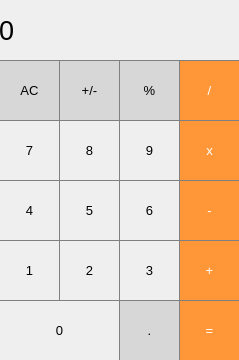
<?xml version="1.0" encoding="UTF-8"?>
<ui version="4.0">
 <class>MainWindow</class>
 <widget class="QMainWindow" name="MainWindow">
  <property name="windowModality">
   <enum>Qt::NonModal</enum>
  </property>
  <property name="enabled">
   <bool>true</bool>
  </property>
  <property name="geometry">
   <rect>
    <x>0</x>
    <y>0</y>
    <width>239</width>
    <height>360</height>
   </rect>
  </property>
  <property name="minimumSize">
   <size>
    <width>239</width>
    <height>360</height>
   </size>
  </property>
  <property name="maximumSize">
   <size>
    <width>239</width>
    <height>360</height>
   </size>
  </property>
  <property name="windowTitle">
   <string>Calculater</string>
  </property>
  <property name="toolTip">
   <string/>
  </property>
  <property name="iconSize">
   <size>
    <width>256</width>
    <height>256</height>
   </size>
  </property>
  <property name="animated">
   <bool>true</bool>
  </property>
  <property name="documentMode">
   <bool>false</bool>
  </property>
  <property name="dockNestingEnabled">
   <bool>false</bool>
  </property>
  <widget class="QWidget" name="centralwidget">
   <widget class="QLabel" name="result_show">
    <property name="geometry">
     <rect>
      <x>-1</x>
      <y>0</y>
      <width>241</width>
      <height>61</height>
     </rect>
    </property>
    <property name="font">
     <font>
      <pointsize>20</pointsize>
     </font>
    </property>
    <property name="styleSheet">
     <string notr="true">QLabel {
	qproperty-alignment: 'AlignVCenter | AlignRight';
	border: 1px solid gray;
}

background-color: white;</string>
    </property>
    <property name="text">
     <string>0</string>
    </property>
   </widget>
   <widget class="QPushButton" name="pushButton_ac">
    <property name="geometry">
     <rect>
      <x>-1</x>
      <y>60</y>
      <width>61</width>
      <height>61</height>
     </rect>
    </property>
    <property name="font">
     <font>
      <pointsize>10</pointsize>
     </font>
    </property>
    <property name="styleSheet">
     <string notr="true">QPushButton {
	background-color: rgb(215, 215, 215);
	border: 1px solid gray;
}

QPushButton:pressed {
	background-color: qlineargradient(x1: 0, y1: 0, x2: 0, y2: 1,
										stop: 0 #bebebe, stop: 1 #d7d7d7);
}</string>
    </property>
    <property name="text">
     <string>AC</string>
    </property>
   </widget>
   <widget class="QPushButton" name="pushButton_persent">
    <property name="geometry">
     <rect>
      <x>119</x>
      <y>60</y>
      <width>61</width>
      <height>61</height>
     </rect>
    </property>
    <property name="font">
     <font>
      <pointsize>10</pointsize>
     </font>
    </property>
    <property name="styleSheet">
     <string notr="true">QPushButton {
	background-color: rgb(215, 215, 215);
	border: 1px solid gray;
}

QPushButton:pressed {
	background-color: qlineargradient(x1: 0, y1: 0, x2: 0, y2: 1,
										stop: 0 #bebebe, stop: 1 #d7d7d7);
}</string>
    </property>
    <property name="text">
     <string>%</string>
    </property>
   </widget>
   <widget class="QPushButton" name="pushButton_plus_minus">
    <property name="geometry">
     <rect>
      <x>59</x>
      <y>60</y>
      <width>61</width>
      <height>61</height>
     </rect>
    </property>
    <property name="font">
     <font>
      <pointsize>10</pointsize>
     </font>
    </property>
    <property name="styleSheet">
     <string notr="true">QPushButton {
	background-color: rgb(215, 215, 215);
	border: 1px solid gray;
}

QPushButton:pressed {
	background-color: qlineargradient(x1: 0, y1: 0, x2: 0, y2: 1,
										stop: 0 #bebebe, stop: 1 #d7d7d7);
}</string>
    </property>
    <property name="text">
     <string>+/-</string>
    </property>
   </widget>
   <widget class="QPushButton" name="pushButton_devide">
    <property name="geometry">
     <rect>
      <x>179</x>
      <y>60</y>
      <width>61</width>
      <height>61</height>
     </rect>
    </property>
    <property name="font">
     <font>
      <pointsize>10</pointsize>
     </font>
    </property>
    <property name="styleSheet">
     <string notr="true">QPushButton {
	background-color: rgb(255, 151, 57);
	color: white;
	border: 1px solid gray;
}

QPushButton:pressed {
	background-color: qlineargradient(x1: 0, y1: 0, x2: 0, y2: 1,
										stop: 0 #ff7832, stop: 1 #ff9739);
}</string>
    </property>
    <property name="text">
     <string>/</string>
    </property>
   </widget>
   <widget class="QPushButton" name="pushButton_multiply">
    <property name="geometry">
     <rect>
      <x>179</x>
      <y>120</y>
      <width>61</width>
      <height>61</height>
     </rect>
    </property>
    <property name="font">
     <font>
      <pointsize>10</pointsize>
     </font>
    </property>
    <property name="styleSheet">
     <string notr="true">QPushButton {
	background-color: rgb(255, 151, 57);
	color: white;
	border: 1px solid gray;
}

QPushButton:pressed {
	background-color: qlineargradient(x1: 0, y1: 0, x2: 0, y2: 1,
										stop: 0 #ff7832, stop: 1 #ff9739);
}</string>
    </property>
    <property name="text">
     <string>x</string>
    </property>
   </widget>
   <widget class="QPushButton" name="pushButton_7">
    <property name="geometry">
     <rect>
      <x>-1</x>
      <y>120</y>
      <width>61</width>
      <height>61</height>
     </rect>
    </property>
    <property name="font">
     <font>
      <pointsize>10</pointsize>
     </font>
    </property>
    <property name="styleSheet">
     <string notr="true">QPushButton {
	border: 1px solid gray;
}

QPushButton:pressed {
	background-color: qlineargradient(x1: 0, y1: 0, x2: 0, y2: 1,
									stop: 0 #dadbde, stop: 1 #f6f7fa);
}</string>
    </property>
    <property name="text">
     <string>7</string>
    </property>
   </widget>
   <widget class="QPushButton" name="pushButton_9">
    <property name="geometry">
     <rect>
      <x>119</x>
      <y>120</y>
      <width>61</width>
      <height>61</height>
     </rect>
    </property>
    <property name="font">
     <font>
      <pointsize>10</pointsize>
     </font>
    </property>
    <property name="styleSheet">
     <string notr="true">QPushButton {
	border: 1px solid gray;
}

QPushButton:pressed {
	background-color: qlineargradient(x1: 0, y1: 0, x2: 0, y2: 1,
									stop: 0 #dadbde, stop: 1 #f6f7fa);
}</string>
    </property>
    <property name="text">
     <string>9</string>
    </property>
   </widget>
   <widget class="QPushButton" name="pushButton_8">
    <property name="geometry">
     <rect>
      <x>59</x>
      <y>120</y>
      <width>61</width>
      <height>61</height>
     </rect>
    </property>
    <property name="font">
     <font>
      <pointsize>10</pointsize>
     </font>
    </property>
    <property name="styleSheet">
     <string notr="true">QPushButton {
	border: 1px solid gray;
}

QPushButton:pressed {
	background-color: qlineargradient(x1: 0, y1: 0, x2: 0, y2: 1,
									stop: 0 #dadbde, stop: 1 #f6f7fa);
}</string>
    </property>
    <property name="text">
     <string>8</string>
    </property>
   </widget>
   <widget class="QPushButton" name="pushButton_minus">
    <property name="geometry">
     <rect>
      <x>179</x>
      <y>180</y>
      <width>61</width>
      <height>61</height>
     </rect>
    </property>
    <property name="font">
     <font>
      <pointsize>10</pointsize>
     </font>
    </property>
    <property name="styleSheet">
     <string notr="true">QPushButton {
	background-color: rgb(255, 151, 57);
	color: white;
	border: 1px solid gray;
}

QPushButton:pressed {
	background-color: qlineargradient(x1: 0, y1: 0, x2: 0, y2: 1,
										stop: 0 #ff7832, stop: 1 #ff9739);
}</string>
    </property>
    <property name="text">
     <string>-</string>
    </property>
   </widget>
   <widget class="QPushButton" name="pushButton_4">
    <property name="geometry">
     <rect>
      <x>-1</x>
      <y>180</y>
      <width>61</width>
      <height>61</height>
     </rect>
    </property>
    <property name="font">
     <font>
      <pointsize>10</pointsize>
     </font>
    </property>
    <property name="styleSheet">
     <string notr="true">QPushButton {
	border: 1px solid gray;
}

QPushButton:pressed {
	background-color: qlineargradient(x1: 0, y1: 0, x2: 0, y2: 1,
									stop: 0 #dadbde, stop: 1 #f6f7fa);
}</string>
    </property>
    <property name="text">
     <string>4</string>
    </property>
   </widget>
   <widget class="QPushButton" name="pushButton_6">
    <property name="geometry">
     <rect>
      <x>119</x>
      <y>180</y>
      <width>61</width>
      <height>61</height>
     </rect>
    </property>
    <property name="font">
     <font>
      <pointsize>10</pointsize>
     </font>
    </property>
    <property name="styleSheet">
     <string notr="true">QPushButton {
	border: 1px solid gray;
}

QPushButton:pressed {
	background-color: qlineargradient(x1: 0, y1: 0, x2: 0, y2: 1,
									stop: 0 #dadbde, stop: 1 #f6f7fa);
}</string>
    </property>
    <property name="text">
     <string>6</string>
    </property>
   </widget>
   <widget class="QPushButton" name="pushButton_5">
    <property name="geometry">
     <rect>
      <x>59</x>
      <y>180</y>
      <width>61</width>
      <height>61</height>
     </rect>
    </property>
    <property name="font">
     <font>
      <pointsize>10</pointsize>
     </font>
    </property>
    <property name="styleSheet">
     <string notr="true">QPushButton {
	border: 1px solid gray;
}

QPushButton:pressed {
	background-color: qlineargradient(x1: 0, y1: 0, x2: 0, y2: 1,
									stop: 0 #dadbde, stop: 1 #f6f7fa);
}</string>
    </property>
    <property name="text">
     <string>5</string>
    </property>
   </widget>
   <widget class="QPushButton" name="pushButton_plus">
    <property name="geometry">
     <rect>
      <x>179</x>
      <y>240</y>
      <width>61</width>
      <height>61</height>
     </rect>
    </property>
    <property name="font">
     <font>
      <pointsize>10</pointsize>
     </font>
    </property>
    <property name="styleSheet">
     <string notr="true">QPushButton {
	background-color: rgb(255, 151, 57);
	color: white;
	border: 1px solid gray;
}

QPushButton:pressed {
	background-color: qlineargradient(x1: 0, y1: 0, x2: 0, y2: 1,
										stop: 0 #ff7832, stop: 1 #ff9739);
}</string>
    </property>
    <property name="text">
     <string>+</string>
    </property>
   </widget>
   <widget class="QPushButton" name="pushButton_1">
    <property name="geometry">
     <rect>
      <x>-1</x>
      <y>240</y>
      <width>61</width>
      <height>61</height>
     </rect>
    </property>
    <property name="font">
     <font>
      <pointsize>10</pointsize>
     </font>
    </property>
    <property name="styleSheet">
     <string notr="true">QPushButton {
	border: 1px solid gray;
}

QPushButton:pressed {
	background-color: qlineargradient(x1: 0, y1: 0, x2: 0, y2: 1,
									stop: 0 #dadbde, stop: 1 #f6f7fa);
}</string>
    </property>
    <property name="text">
     <string>1</string>
    </property>
   </widget>
   <widget class="QPushButton" name="pushButton_3">
    <property name="geometry">
     <rect>
      <x>119</x>
      <y>240</y>
      <width>61</width>
      <height>61</height>
     </rect>
    </property>
    <property name="font">
     <font>
      <pointsize>10</pointsize>
     </font>
    </property>
    <property name="styleSheet">
     <string notr="true">QPushButton {
	border: 1px solid gray;
}

QPushButton:pressed {
	background-color: qlineargradient(x1: 0, y1: 0, x2: 0, y2: 1,
									stop: 0 #dadbde, stop: 1 #f6f7fa);
}</string>
    </property>
    <property name="text">
     <string>3</string>
    </property>
   </widget>
   <widget class="QPushButton" name="pushButton_2">
    <property name="geometry">
     <rect>
      <x>59</x>
      <y>240</y>
      <width>61</width>
      <height>61</height>
     </rect>
    </property>
    <property name="font">
     <font>
      <pointsize>10</pointsize>
     </font>
    </property>
    <property name="styleSheet">
     <string notr="true">QPushButton {
	border: 1px solid gray;
}

QPushButton:pressed {
	background-color: qlineargradient(x1: 0, y1: 0, x2: 0, y2: 1,
									stop: 0 #dadbde, stop: 1 #f6f7fa);
}</string>
    </property>
    <property name="text">
     <string>2</string>
    </property>
   </widget>
   <widget class="QPushButton" name="pushButton_equal">
    <property name="geometry">
     <rect>
      <x>179</x>
      <y>300</y>
      <width>61</width>
      <height>61</height>
     </rect>
    </property>
    <property name="font">
     <font>
      <pointsize>10</pointsize>
     </font>
    </property>
    <property name="styleSheet">
     <string notr="true">QPushButton {
	background-color: rgb(255, 151, 57);
	color: white;
	border: 1px solid gray;
}

QPushButton:pressed {
	background-color: qlineargradient(x1: 0, y1: 0, x2: 0, y2: 1,
										stop: 0 #ff7832, stop: 1 #ff9739);
}</string>
    </property>
    <property name="text">
     <string>=</string>
    </property>
   </widget>
   <widget class="QPushButton" name="pushButton_dot">
    <property name="geometry">
     <rect>
      <x>119</x>
      <y>300</y>
      <width>61</width>
      <height>61</height>
     </rect>
    </property>
    <property name="font">
     <font>
      <pointsize>10</pointsize>
     </font>
    </property>
    <property name="styleSheet">
     <string notr="true">QPushButton {
	background-color: rgb(215, 215, 215);
	border: 1px solid gray;
}

QPushButton:pressed {
	background-color: qlineargradient(x1: 0, y1: 0, x2: 0, y2: 1,
										stop: 0 #bebebe, stop: 1 #d7d7d7);
}</string>
    </property>
    <property name="text">
     <string>.</string>
    </property>
   </widget>
   <widget class="QPushButton" name="pushButton_0">
    <property name="geometry">
     <rect>
      <x>-1</x>
      <y>300</y>
      <width>121</width>
      <height>61</height>
     </rect>
    </property>
    <property name="font">
     <font>
      <pointsize>10</pointsize>
     </font>
    </property>
    <property name="styleSheet">
     <string notr="true">QPushButton {
	border: 1px solid gray;
}

QPushButton:pressed {
	background-color: qlineargradient(x1: 0, y1: 0, x2: 0, y2: 1,
									stop: 0 #dadbde, stop: 1 #f6f7fa);
}</string>
    </property>
    <property name="text">
     <string>0</string>
    </property>
   </widget>
  </widget>
 </widget>
 <resources/>
 <connections/>
</ui>
